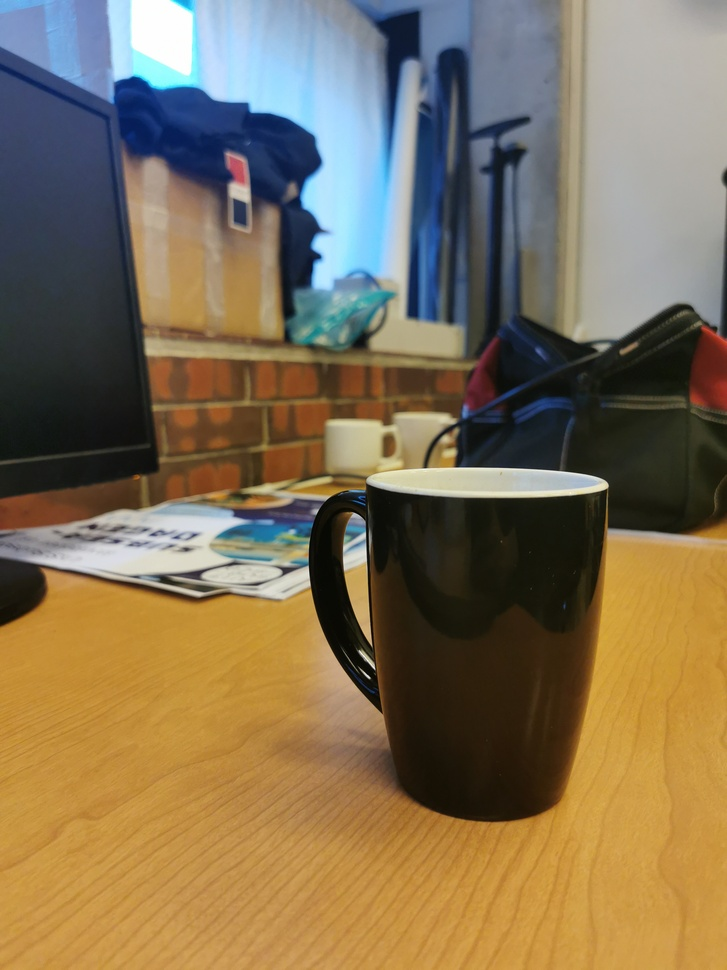
#> input picture 3d_testing/Test_Images/cup3_1.jpg, 727 x 970 px, shrunk from 2736 x 3648 before the run, found by its file name
$ python testcode.py
#> lines starting #> are read from the running program, lines starting #| are printed output that depends on the picture
import cv2
import numpy as np
from matplotlib import pyplot as plt
import pyvista as pv


img1 = cv2.imread('3d_testing//Test_Images//cup3_1.jpg')
#> img1 is the input picture: shape (970, 727, 3); mean B, G, R 85.9, 113, 128.8
img2 = cv2.imread('3d_testing//Test_Images//cup3_2.jpg')
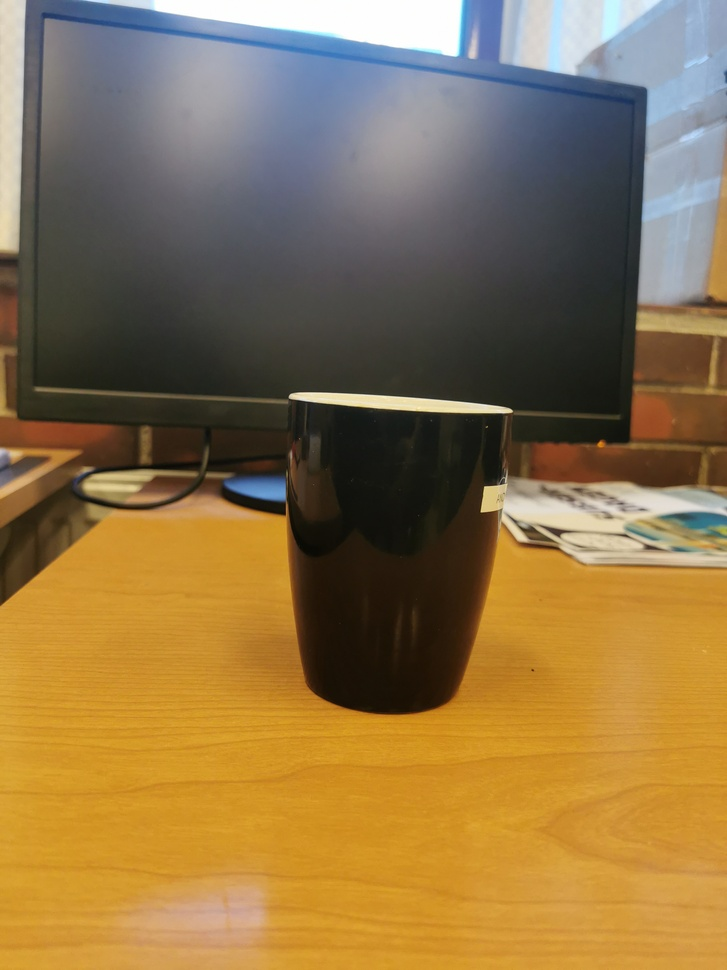
#> input picture 3d_testing/Test_Images/cup3_2.jpg, 727 x 970 px, shrunk from 2736 x 3648 before the run, found by its file name
#> img2 is the input picture: shape (970, 727, 3); mean B, G, R 74, 115.6, 141
img3 = cv2.imread('3d_testing//Test_Images//cup3_3.jpg')
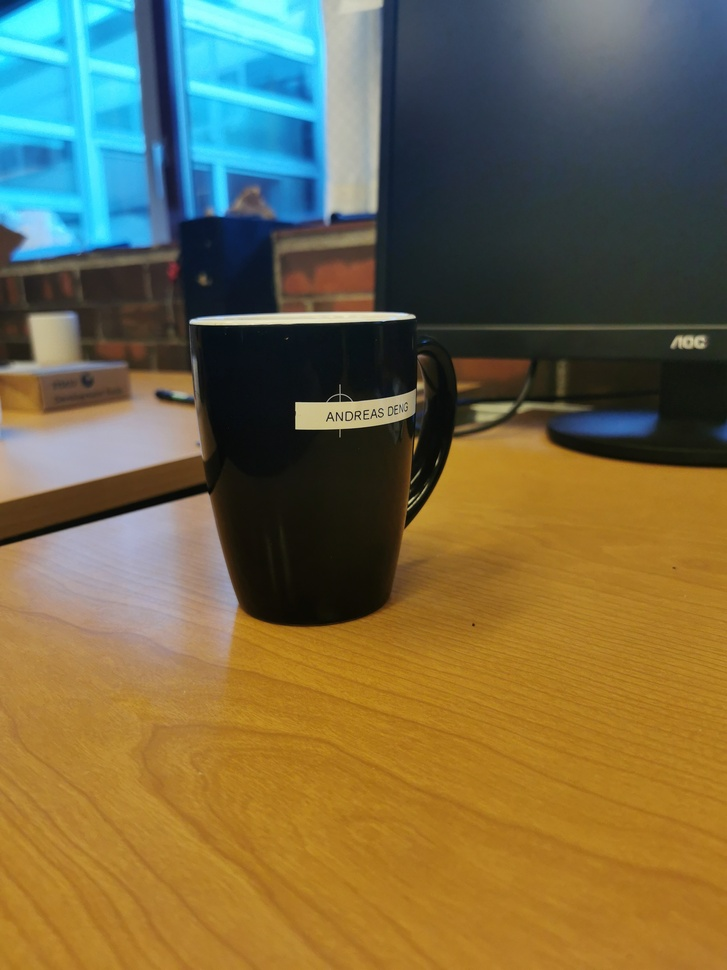
#> input picture 3d_testing/Test_Images/cup3_3.jpg, 727 x 970 px, shrunk from 2736 x 3648 before the run, found by its file name
#> img3 is the input picture: shape (970, 727, 3); mean B, G, R 72.7, 105.2, 114.7

sift = cv2.SIFT_create()
kp1, des1 = sift.detectAndCompute(img1,None)
#> kp1 = 502 keypoints; strongest (x, y, size): (368, 677, 2.1), (355, 557, 20.6), (596, 485, 13.5), (362, 653, 4.3)
kp2, des2 = sift.detectAndCompute(img2,None)
#> kp2 = 215 keypoints; strongest (x, y, size): (509, 411, 4), (558, 532, 6.2), (492, 498, 17.1), (385, 617, 134.8)
kp3, des3 = sift.detectAndCompute(img3,None)
#> kp3 = 257 keypoints; strongest (x, y, size): (310, 416, 21.5), (193, 321, 4.5), (412, 316, 3.8), (51, 336, 32.5)

# Match the keypoints between images 1 and 2
bf = cv2.BFMatcher()
matches12 = bf.knnMatch(des1, des2, k=2)
#> matches12 = 502 matches

# Apply Lowe's ratio test to filter the matches
good_matches12 = []
for m, n in matches12:
    if m.distance < 0.75 * n.distance:
        good_matches12.append(m)
#> after the loop, good_matches12 = 18 matches

# Convert the matched keypoints to numpy arrays
pts1 = np.float32([kp1[m.queryIdx].pt for m in good_matches12]).reshape(-1, 1, 2)
#> pts1 = 18 rows, first 8: [67.93, 536.4], [79.33, 518.1], [109.3, 95.27], [147.7, 462.6], [204.4, 575.5], [252.6, 397.6], [272.2, 441.2], [352.3, 688]
pts2 = np.float32([kp2[m.trainIdx].pt for m in good_matches12]).reshape(-1, 1, 2)
#> pts2 = 18 rows, first 8: [642.1, 509.3], [310, 404], [485.2, 507.5], [619.7, 432.1], [564.3, 535.9], [719.8, 385.5], [719.8, 385.5], [655.2, 161.8]

# Estimate the essential matrix using RANSAC
E, mask12 = cv2.findEssentialMat(pts1, pts2, method=cv2.RANSAC, prob=0.999, threshold=1.0)
#> E = [[0.00597, -0.00263, -0.453], [-0.00891, 0.00396, 0.543], [0.642, -0.297, 0.0117]]; mask12 = 18 values, max 1 at index 0, min 0 at index 1, mean 0.5

# Recover the relative pose between images 1 and 2
_, R12, t12, mask12 = cv2.recoverPose(E, pts1, pts2)
#> R12 = [[-0.259, 0.966, -0.00901], [0.966, 0.259, 0.014], [0.0158, -0.00509, -1]]; t12 = [0.768, 0.641, 0.00175]; mask12 = 18 values, max 255 at index 0, min 0 at index 1, mean 42.5

# Match the keypoints between images 2 and 3
matches23 = bf.knnMatch(des2, des3, k=2)
#> matches23 = 215 matches

# Apply Lowe's ratio test to filter the matches
good_matches23 = []
for m, n in matches23:
    if m.distance < 0.75 * n.distance:
        good_matches23.append(m)
#> after the loop, good_matches23 = 11 matches

# Convert the matched keypoints to numpy arrays
pts2 = np.float32([kp2[m.queryIdx].pt for m in good_matches23]).reshape(-1, 1, 2)
#> pts2 = [[144.4, 458.3], [145.5, 435], [156.4, 480.2], [361, 712.9], [385.4, 617.2], [485.2, 487.5], [508.5, 410.5], [508.5, 410.5], [556.8, 548.4], [561.8, 529.3], [650.4, 408.4]]
pts3 = np.float32([kp3[m.trainIdx].pt for m in good_matches23]).reshape(-1, 1, 2)
#> pts3 = [[560.4, 391], [561.7, 369.6], [512.2, 413.1], [315.6, 628.1], [309.9, 542.1], [296.4, 427.9], [411.6, 316.5], [193.2, 321.4], [33.73, 64.7], [498.3, 477.5], [280.5, 300.4]]

# Estimate the essential matrix using RANSAC
E, mask23 = cv2.findEssentialMat(pts2, pts3, method=cv2.RANSAC, prob=0.999, threshold=1.0)
#> E = [[-2.93e-05, 0.000122, -0.0229], [-0.000562, 2.66e-05, 0.707], [0.255, -0.66, 0.000223]]; mask23 = [1, 1, 1, 0, 0, 1, 1, 1, 0, 1, 0]

# Recover the relative pose between images 2 and 3
_, R23, t23, mask23 = cv2.recoverPose(E, pts2, pts3)
#> R23 = [[0.944, 0.33, 0.000552], [-0.33, 0.944, -0.000298], [-0.00062, 9.92e-05, 1]]; t23 = [-0.999, -0.0323, -0.000186]; mask23 = [0, 0, 0, 255, 255, 255, 255, 255, 255, 255, 255]

# Compute the projection matrix for image 1
K = np.array([[5, 0, 5], [0, 5, 5], [0, 0, 1]])
P1 = K.dot(np.hstack((np.eye(3), np.zeros((3, 1)))))
R1 = np.eye(3)
t1 = np.zeros((3, 1))
P2 = K.dot(np.hstack((R12, t12)))
#> P2 = [[-1.21, 4.8, -5.04, 3.85], [4.91, 1.27, -4.93, 3.21], [0.0158, -0.00509, -1, 0.00175]]

#> (the run stopped early here; a loop or call above may not have finished)
